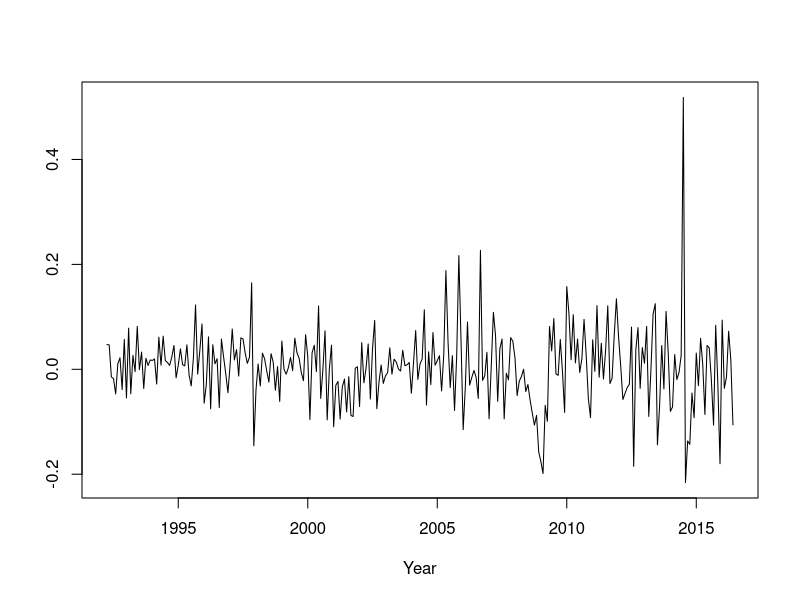
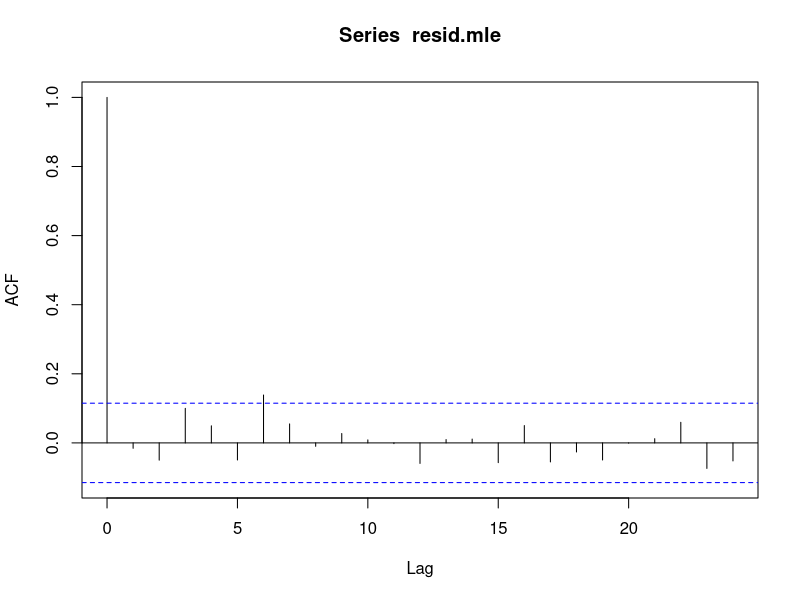

The R source for these figures, in order:
## ---- chunk 1
knitr::opts_knit$set(root.dir = 'C:/Users/neide/Documents/GitHub/BEwebinar/Data')
## ---- chunk 2
polymul <- function(a,b) 
{
	bb <- c(b,rep(0,length(a)-1))
	B <- toeplitz(bb)
	B[lower.tri(B)] <- 0
	aa <- rev(c(a,rep(0,length(b)-1)))
	prod <- B %*% matrix(aa,length(aa),1)
	return(rev(prod[,1]))
}

ARMAauto <- function(phi,theta,maxlag)
{
	p <- length(phi)
	q <- length(theta)
	gamMA <- polymul(c(1,theta),rev(c(1,theta)))
	gamMA <- gamMA[(q+1):(2*q+1)]
	if (p > 0) 
	{
		Amat <- matrix(0,nrow=(p+1),ncol=(2*p+1))
		for(i in 1:(p+1))
		{
			Amat[i,i:(i+p)] <- c(-1*rev(phi),1)
		}
		Amat <- cbind(Amat[,(p+1)],as.matrix(Amat[,(p+2):(2*p+1)]) +
			t(matrix(apply(t(matrix(Amat[,1:p],p+1,p)),2,rev),p,p+1)))
		Bmat <- matrix(0,nrow=(q+1),ncol=(p+q+1))
		for(i in 1:(q+1))
		{
			Bmat[i,i:(i+p)] <- c(-1*rev(phi),1)
		}
		Bmat <- t(matrix(apply(t(Bmat),2,rev),p+q+1,q+1))
		Bmat <- matrix(apply(Bmat,2,rev),q+1,p+q+1)
		Bmat <- Bmat[,1:(q+1)]
		Binv <- solve(Bmat)
		gamMix <- Binv %*% gamMA
		if (p <= q) { gamMix <- matrix(gamMix[1:(p+1),],p+1,1) 
			} else gamMix <- matrix(c(gamMix,rep(0,(p-q))),p+1,1)
		gamARMA <- solve(Amat) %*% gamMix 
	} else gamARMA <- gamMA[1]

	gamMA <- as.vector(gamMA)
	if (maxlag <= q) gamMA <- gamMA[1:(maxlag+1)] else gamMA <- c(gamMA,rep(0,(maxlag-q)))
	gamARMA <- as.vector(gamARMA)
	if (maxlag <= p) gamARMA <- gamARMA[1:(maxlag+1)] else {
	for(k in 1:(maxlag-p))
	{
		len <- length(gamARMA)
		acf <- gamMA[p+1+k]
		if (p > 0) acf <- acf + sum(phi*rev(gamARMA[(len-p+1):len]))
		gamARMA <- c(gamARMA,acf)
	} }
	return(gamARMA)
}

dl.alg <- function(gamma,data)
{
	# assumes that n > 1
	# assumes gamma includs lags 0 through n
	n <- length(data)
	kappa.vec <- gamma[2]/gamma[1]
	varphi.vec <- kappa.vec
	quad.new <- 0
	quads <- NULL
	ldet <- 0
	ldets <- NULL
	eps <- NULL

	for(k in 2:n)
	{
		schur.new <- gamma[1] - t(varphi.vec) %*% rev(gamma[2:k])
		eps.new <- data[k] - t(varphi.vec) %*% data[1:(k-1)]
		eps <- c(eps,eps.new)
		quad.new <- quad.new + eps.new^2/schur.new
		quads <- c(quads,quad.new)
		ldet <- ldet + log(schur.new)
		ldets <- c(ldets,ldet)
		kappa.new <- (gamma[k+1] - sum(varphi.vec*gamma[2:k]))/schur.new
		kappa.new <- kappa.new[1,1]
		if(abs(kappa.new) < 10^(-15)) kappa.new <- 0
		kappa.vec <- c(kappa.vec,kappa.new)	
		varphi.vec <- rev(varphi.vec) - kappa.new * varphi.vec
		varphi.vec <- rev(c(varphi.vec,kappa.new))
	}
	gauss.lik <- n*log(2*pi) + quads[n-1] + ldets[n-1]
	gauss.likprof <- n*(1 + log(2*pi)) + n*log(quads[n-1]/n) + ldets[n-1]

	return(list(gauss.lik,gauss.likprof,quads[n-1]/n,eps))
}

psi2phi <- function(psi)
{
	p <- length(psi)
	pacfs <- (exp(psi)-1)/(exp(psi)+1)
	if(p==1)
	{
		phi <- pacfs
	} else
	{
		phi <- as.vector(pacfs[1])
		for(j in 2:p)
		{
			A.mat <- diag(j-1) - pacfs[j]*diag(j-1)[,(j-1):1,drop=FALSE]
			phi <- A.mat %*% phi
			phi <- c(phi,pacfs[j])
		}
	}
	return(phi)
}

phi2psi <- function(phi)
{
	p <- length(phi)
	pacfs <- phi[p]
	if(p > 1)
	{
		phi <- as.vector(phi[-p])
		for(j in p:2)
		{
			A.mat <- diag(j-1) - pacfs[1]*diag(j-1)[,(j-1):1,drop=FALSE]
			phi <- solve(A.mat,phi)
			pacfs <- c(phi[j-1],pacfs)
			phi <- phi[-(j-1)]
		}
	}
	psi <- log(1+pacfs) - log(1-pacfs)
	return(psi)
}
## ---- chunk 3
likprof.arma <- function(psi,q,data)
{
	n <- length(data)
	r <- length(psi)
	p <- r-q
	phi <- NULL
	theta <- NULL
	if(p > 0) { phi <- psi2phi(psi[1:p]) }
	if(q > 0) { theta <- -1*psi2phi(psi[(p+1):(p+q)]) }
	gamma <- ARMAauto(phi,theta,n)
	lik <- dl.alg(gamma,data)[[2]]
	return(lik)
}
## ---- chunk 4
ndc <- read.table("Nondefcap.dat")
ndc <- ts(ndc[,2],start=c(1992,3),frequency=12,names= "NewOrders")
ndc.diff <- diff(ndc)
n <- length(ndc.diff)
psi.init <- 0
fit.ma1 <- optim(psi.init,likprof.arma,q=1,data=ndc.diff,method="BFGS")
psi.mle <- fit.ma1$par
theta.mle <- -1*psi2phi(psi.mle)
gamma <- ARMAauto(NULL,theta.mle,n)
sig2.mle <- dl.alg(gamma,ndc.diff)[[3]]
## ---- chunk 5
resid.mle <- dl.alg(gamma,ndc.diff)[[4]]
plot(ts(resid.mle,start=c(1992,4),frequency=12),
     xlab="Year",ylab="",lwd=1)
## ---- chunk 6
acf(resid.mle)
## ---- chunk 7
n <- length(resid.mle)
gamma.hat <- acf(resid.mle,lag.max=n,plot=FALSE,type="covariance")$acf
lambda <- seq(-n/2+1,n/2)*2*pi/n
pgram <- cos(0*lambda)*gamma.hat[1]
for(h in 1:(n-1))
{
	pgram <- pgram + 2*cos(h*lambda)*gamma.hat[h+1]
}
pgram <- ts(pgram,start=0,frequency=n)
tot.var <- .5*mean(pgram^2) - gamma.hat[1]^2
tstat <- sqrt(n)*tot.var/sqrt(2*gamma.hat[1]^4)
pval <- 1-pnorm(tstat)
## ---- chunk 8
n <- length(ndc.diff)
gamma.hat <- acf(ndc.diff,lag=n-1,type="covariance",plot=FALSE)$acf[,,1]
phi.init <- solve(toeplitz(gamma.hat[1:2]),gamma.hat[2:3])
## ---- chunk 9
psi.init <- phi2psi(phi.init)
fit.ar2 <- optim(psi.init,likprof.arma,q=0,data=ndc.diff,method="BFGS")
psi.mle <- fit.ar2$par
phi.mle <- psi2phi(psi.mle)
gamma <- ARMAauto(phi.mle,NULL,n)
sig2.mle <- dl.alg(gamma,ndc.diff)[[3]]
## ---- chunk 10
lik.ar2 <- fit.ar2$value
lik.ma1 <- fit.ma1$value
aic.ar2 <- lik.ar2 + 2*2
bic.ar2 <- lik.ar2 + 2*2*log(n)
aic.ma1 <- lik.ma1 + 2*1
bic.ma1 <- lik.ma1 + 2*1*log(n)
